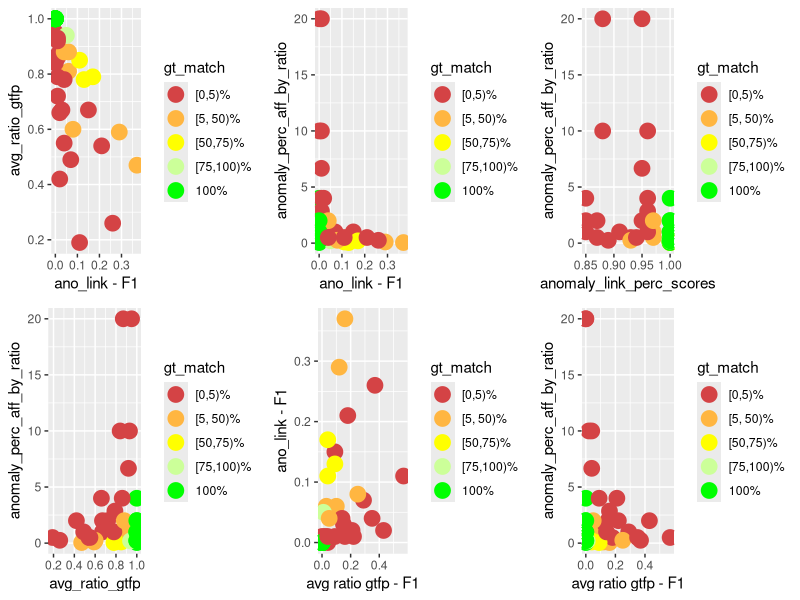
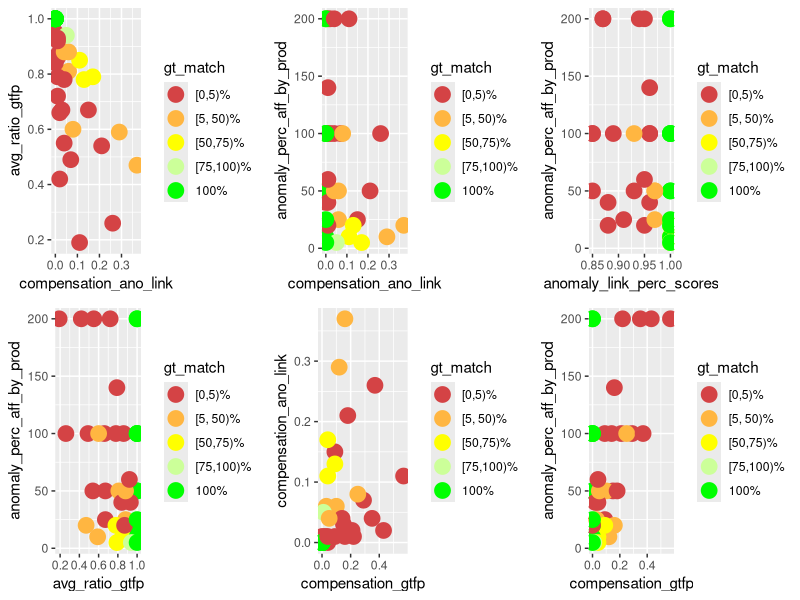
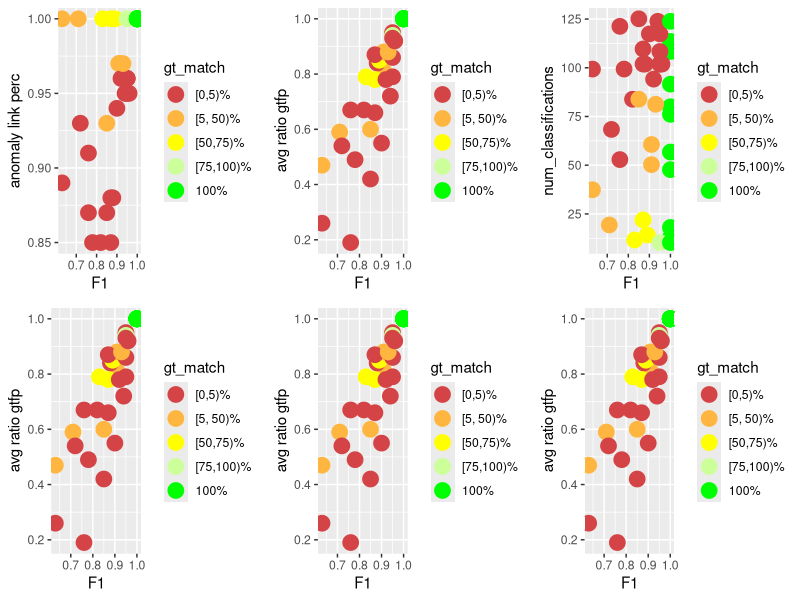
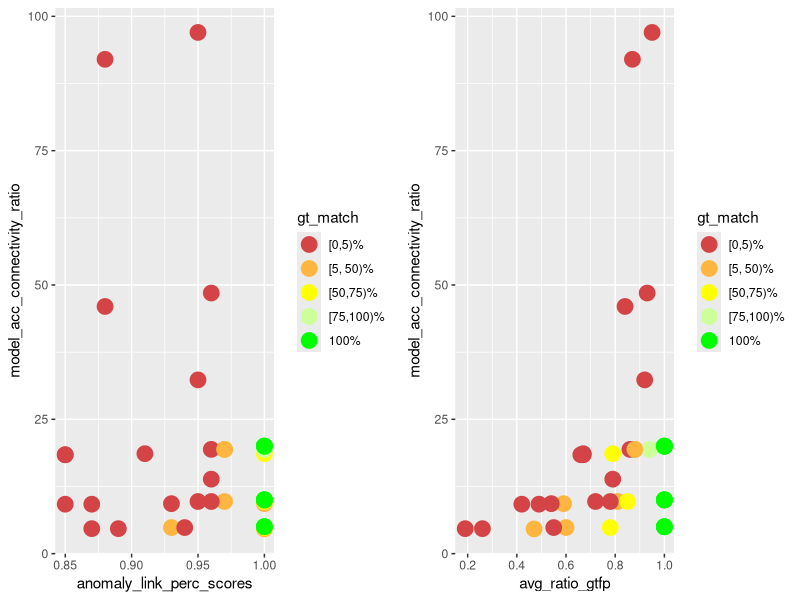
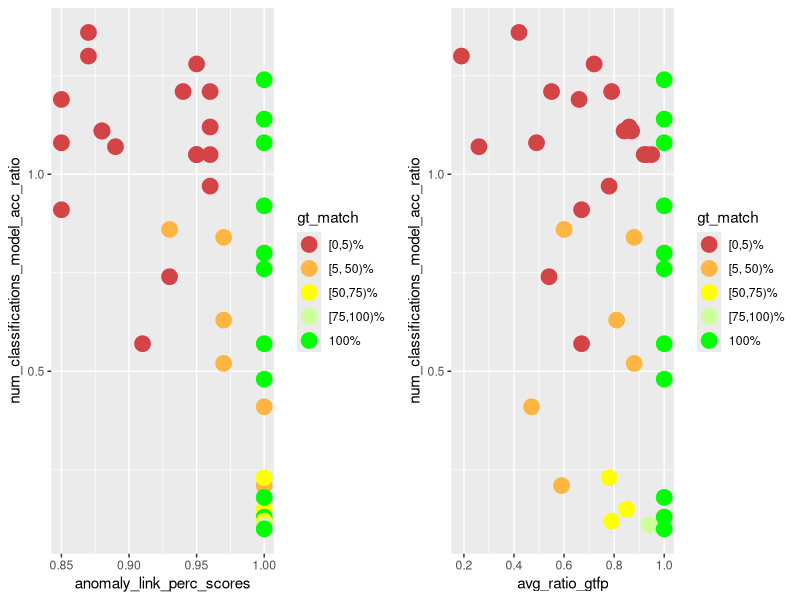
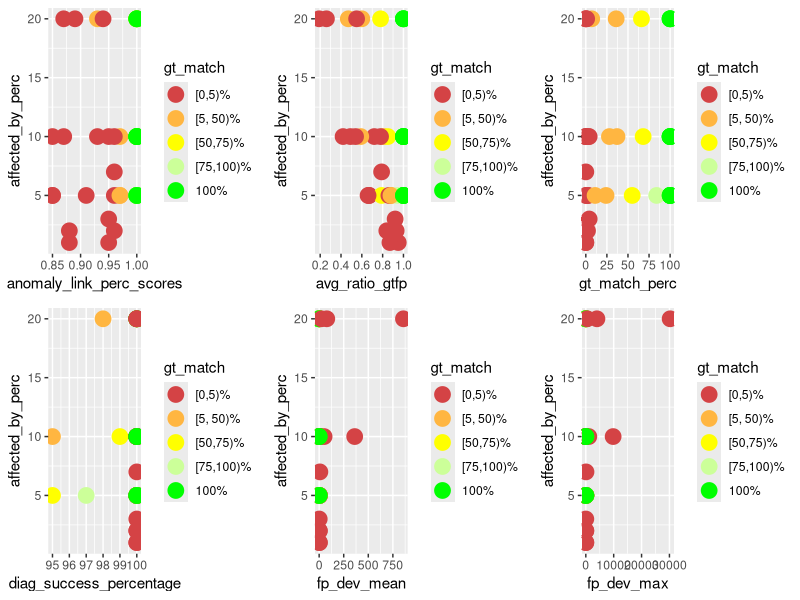
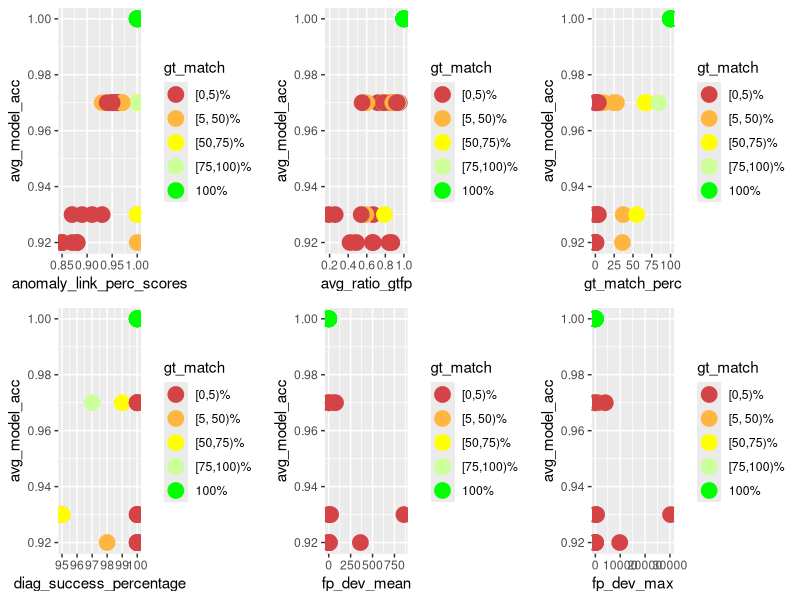
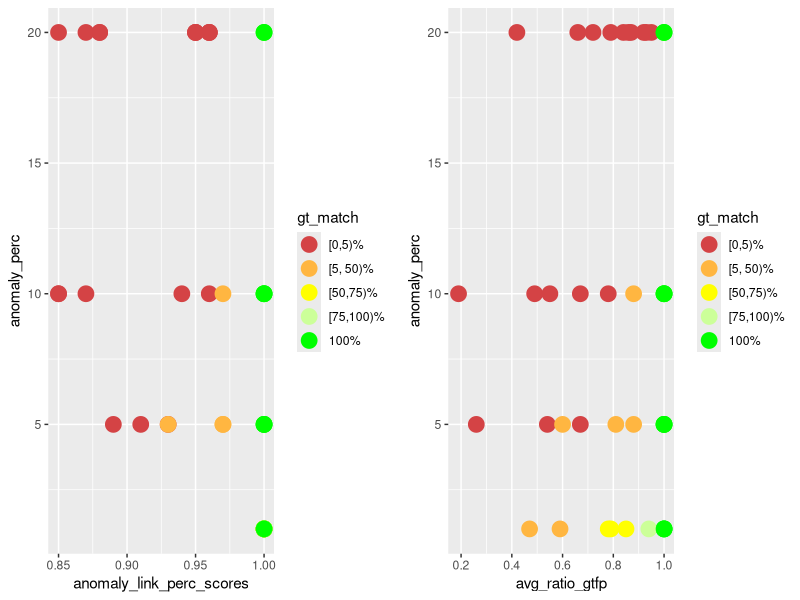

R code for these plots, in order:
library(ggplot2)
library(gridExtra)
library(dplyr)

PT_DEF <- geom_point(size=5)
COLOR_VALS <- c("#d44345", "#ffb641", "#ffff00", "#ccff99", "#00ff00")

gen_multi_plot_six <- function(
        pp1, pp2, pp3, pp4, pp5, pp6,
        y1, y2, y3, y4, y5, y6,
        x1, x2, x3, x4, x5, x6,
        filename
    ) {
    fpp1 <- pp1 + PT_DEF + xlab(x1) + ylab(y1) + scale_color_manual(values = color_mapping)
    fpp2 <- pp2 + PT_DEF + xlab(x2) + ylab(y2) + scale_color_manual(values = color_mapping)
    fpp3 <- pp3 + PT_DEF + xlab(x3) + ylab(y3) + scale_color_manual(values = color_mapping)
    fpp4 <- pp4 + PT_DEF + xlab(x4) + ylab(y4) + scale_color_manual(values = color_mapping)
    fpp5 <- pp5 + PT_DEF + xlab(x5) + ylab(y5) + scale_color_manual(values = color_mapping)
    fpp6 <- pp6 + PT_DEF + xlab(x6) + ylab(y6) + scale_color_manual(values = color_mapping)
    combined_plot <- grid.arrange(fpp1, fpp2, fpp3, fpp4, fpp5, fpp6, ncol = 3)
    ggsave(combined_plot, file = filename, width = 12, height = 6)
}

gen_multi_plot_two <- function(
        pp1, pp2, y1, y2, x1, x2, filename
    ) {
    fpp1 <- pp1 + PT_DEF + xlab(x1) + ylab(y1) + scale_color_manual(values = color_mapping)
    fpp2 <- pp2 + PT_DEF + xlab(x2) + ylab(y2) + scale_color_manual(values = color_mapping)
    combined_plot <- grid.arrange(fpp1, fpp2, ncol = 2)
    ggsave(combined_plot, file = filename, width = 12, height = 6)
}

# actual compensation insights

input <- read.csv(
    file = "meta_analysis.csv", header = TRUE, sep = ",", check.name = FALSE
)

# instead of the percentage value factor(gt_match_perc) for which I'd need 100
# colors, I only want to color / group them into 5 groups
LABELS <- c("[0,5)%", "[5, 50)%", "[50,75)%", "[75,100)%", "100%")
color_mapping <- setNames(COLOR_VALS, LABELS)

input$gt_match <- cut(
    input$gt_match_perc,
    breaks = c(0, 5, 50, 75, 100, Inf),
    labels = LABELS,
    include.lowest = TRUE,
    right = FALSE
)

p1 <- ggplot(
    data = input, aes_string(
        x = "compensation_ano_link",
        y = "avg_ratio_gtfp",
        color = "gt_match",
        group = "gt_match"
    )
)

p2 <- ggplot(
    data = input, aes_string(
        x = "compensation_ano_link",
        y = "anomaly_perc_aff_by_ratio",
        color = "gt_match",
        group = "gt_match"
    )
)

p3 <- ggplot(
    data = input, aes_string(
        x = "anomaly_link_perc_scores",
        y = "anomaly_perc_aff_by_ratio",
        color = "gt_match",
        group = "gt_match"
    )
)

p4 <- ggplot(
    data = input, aes_string(
        x = "avg_ratio_gtfp",
        y = "anomaly_perc_aff_by_ratio",
        color = "gt_match",
        group = "gt_match"
    )
)

p5 <- ggplot(
    data = input, aes_string(
        x = "compensation_gtfp",
        y = "compensation_ano_link",
        color = "gt_match",
        group = "gt_match"
    )
)

p6 <- ggplot(
    data = input, aes_string(
        x = "compensation_gtfp",
        y = "anomaly_perc_aff_by_ratio",
        color = "gt_match",
        group = "gt_match"
    )
)

gen_multi_plot_six(
    p1, p2, p3, p4, p5, p6,
    "avg_ratio_gtfp", # y1
    "anomaly_perc_aff_by_ratio", # y2
    "anomaly_perc_aff_by_ratio", # y3
    "anomaly_perc_aff_by_ratio", # y4
    "ano_link - F1", # y5
    "anomaly_perc_aff_by_ratio", # y6
    "ano_link - F1", # x1
    "ano_link - F1", # x2
    "anomaly_link_perc_scores", # x3
    "avg_ratio_gtfp", # x4
    "avg ratio gtfp - F1", # x5
    "avg ratio gtfp - F1", # x6
    "compensation_analysis.png"
)

# same with prod #############################

p1 <- ggplot(
    data = input, aes_string(
        x = "compensation_ano_link",
        y = "avg_ratio_gtfp",
        color = "gt_match",
        group = "gt_match"
    )
)

p2 <- ggplot(
    data = input, aes_string(
        x = "compensation_ano_link",
        y = "anomaly_perc_aff_by_prod",
        color = "gt_match",
        group = "gt_match"
    )
)

p3 <- ggplot(
    data = input, aes_string(
        x = "anomaly_link_perc_scores",
        y = "anomaly_perc_aff_by_prod",
        color = "gt_match",
        group = "gt_match"
    )
)

p4 <- ggplot(
    data = input, aes_string(
        x = "avg_ratio_gtfp",
        y = "anomaly_perc_aff_by_prod",
        color = "gt_match",
        group = "gt_match"
    )
)

p5 <- ggplot(
    data = input, aes_string(
        x = "compensation_gtfp",
        y = "compensation_ano_link",
        color = "gt_match",
        group = "gt_match"
    )
)

p6 <- ggplot(
    data = input, aes_string(
        x = "compensation_gtfp",
        y = "anomaly_perc_aff_by_prod",
        color = "gt_match",
        group = "gt_match"
    )
)

gen_multi_plot_six(
    p1, p2, p3, p4, p5, p6,
    "avg_ratio_gtfp",
    "anomaly_perc_aff_by_prod",
    "anomaly_perc_aff_by_prod",
    "anomaly_perc_aff_by_prod",
    "compensation_ano_link",
    "anomaly_perc_aff_by_prod",
    "compensation_ano_link",
    "compensation_ano_link",
    "anomaly_link_perc_scores",
    "avg_ratio_gtfp",
    "compensation_gtfp",
    "compensation_gtfp",
    "compensation_analysis_prod.png"
)

##############################################

p1 <- ggplot(
    data = input, aes_string(
        x = "f1_scores",
        y = "anomaly_link_perc_scores",
        color = "gt_match",
        group = "gt_match"
    )
)

p2 <- ggplot(
    data = input, aes_string(
        x = "f1_scores",
        y = "avg_ratio_gtfp",
        color = "gt_match",
        group = "gt_match"
    )
)

p3 <- ggplot(
    data = input, aes_string(
        x = "f1_scores",
        y = "num_classifications",
        color = "gt_match",
        group = "gt_match"
    )
)

p4 <- ggplot(
    data = input, aes_string(
        x = "f1_scores",
        y = "avg_ratio_gtfp",
        color = "gt_match",
        group = "gt_match"
    )
)

p5 <- ggplot(
    data = input, aes_string(
        x = "f1_scores",
        y = "avg_ratio_gtfp",
        color = "gt_match",
        group = "gt_match"
    )
)

p6 <- ggplot(
    data = input, aes_string(
        x = "f1_scores",
        y = "avg_ratio_gtfp",
        color = "gt_match",
        group = "gt_match"
    )
)

gen_multi_plot_six(
    p1, p2, p3, p4, p5, p6,
    "anomaly link perc", # y1
    "avg ratio gtfp", # y2
    "num_classifications", # y3
    "avg ratio gtfp", # y4
    "avg ratio gtfp", # y5
    "avg ratio gtfp", # y6
    "F1", # x1
    "F1", # x2
    "F1", # x3
    "F1", # x4
    "F1", # x5
    "F1", # x6
    "f1_end_res_corr.png"
)

# model acc - connectivity - performance

p1 <- ggplot(
    data = input, aes_string(
        x = "anomaly_link_perc_scores",
        y = "model_acc_connectivity_ratio",
        color = "gt_match",
        group = "gt_match"
    )
)

p2 <- ggplot(
    data = input, aes_string(
        x = "avg_ratio_gtfp",
        y = "model_acc_connectivity_ratio",
        color = "gt_match",
        group = "gt_match"
    )
)

gen_multi_plot_two(
    p1, p2,
    "model_acc_connectivity_ratio",
    "model_acc_connectivity_ratio",
    "anomaly_link_perc_scores",
    "avg_ratio_gtfp",
    "modelacc_connectivity_performance.png"
)

# how many classifications and how acc models

p1 <- ggplot(
    data = input, aes_string(
        x = "anomaly_link_perc_scores",
        y = "num_classifications_model_acc_ratio",
        color = "gt_match",
        group = "gt_match"
    )
)

p2 <- ggplot(
    data = input, aes_string(
        x = "avg_ratio_gtfp",
        y = "num_classifications_model_acc_ratio",
        color = "gt_match",
        group = "gt_match"
    )
)

gen_multi_plot_two(
    p1, p2,
    "num_classifications_model_acc_ratio",
    "num_classifications_model_acc_ratio",
    "anomaly_link_perc_scores",
    "avg_ratio_gtfp",
    "num_classifications_model_acc.png"
)

# affected_by against perf

p1 <- ggplot(
    data = input, aes_string(
        x = "anomaly_link_perc_scores",
        y = "affected_by_perc",
        color = "gt_match",
        group = "gt_match"
    )
)

p2 <- ggplot(
    data = input, aes_string(
        x = "avg_ratio_gtfp",
        y = "affected_by_perc",
        color = "gt_match",
        group = "gt_match"
    )
)

p3 <- ggplot(
    data = input, aes_string(
        x = "gt_match_perc",
        y = "affected_by_perc",
        color = "gt_match",
        group = "gt_match"
    )
)

p4 <- ggplot(
    data = input, aes_string(
        x = "diag_success_percentage",
        y = "affected_by_perc",
        color = "gt_match",
        group = "gt_match"
    )
)

p5 <- ggplot(
    data = input, aes_string(
        x = "fp_dev_mean",
        y = "affected_by_perc",
        color = "gt_match",
        group = "gt_match"
    )
)

p6 <- ggplot(
    data = input, aes_string(
        x = "fp_dev_max",
        y = "affected_by_perc",
        color = "gt_match",
        group = "gt_match"
    )
)

gen_multi_plot_six(
    p1, p2, p3, p4, p5, p6,
    "affected_by_perc", # y1
    "affected_by_perc", # y2
    "affected_by_perc", # y3
    "affected_by_perc", # y4
    "affected_by_perc", # y5
    "affected_by_perc", # y6
    "anomaly_link_perc_scores", # x1
    "avg_ratio_gtfp", # x2
    "gt_match_perc", # x3
    "diag_success_percentage", # x4
    "fp_dev_mean", # x5
    "fp_dev_max", # x6
    "aff_by_perf.png"
)

# model_acc against perf

p1 <- ggplot(
    data = input, aes_string(
        x = "anomaly_link_perc_scores",
        y = "avg_model_acc",
        color = "gt_match",
        group = "gt_match"
    )
)

p2 <- ggplot(
    data = input, aes_string(
        x = "avg_ratio_gtfp",
        y = "avg_model_acc",
        color = "gt_match",
        group = "gt_match"
    )
)

p3 <- ggplot(
    data = input, aes_string(
        x = "gt_match_perc",
        y = "avg_model_acc",
        color = "gt_match",
        group = "gt_match"
    )
)

p4 <- ggplot(
    data = input, aes_string(
        x = "diag_success_percentage",
        y = "avg_model_acc",
        color = "gt_match",
        group = "gt_match"
    )
)

p5 <- ggplot(
    data = input, aes_string(
        x = "fp_dev_mean",
        y = "avg_model_acc",
        color = "gt_match",
        group = "gt_match"
    )
)

p6 <- ggplot(
    data = input, aes_string(
        x = "fp_dev_max",
        y = "avg_model_acc",
        color = "gt_match",
        group = "gt_match"
    )
)

gen_multi_plot_six(
    p1, p2, p3, p4, p5, p6,
    "avg_model_acc", # y1
    "avg_model_acc", # y2
    "avg_model_acc", # y3
    "avg_model_acc", # y4
    "avg_model_acc", # y5
    "avg_model_acc", # y6
    "anomaly_link_perc_scores", # x1
    "avg_ratio_gtfp", # x2
    "gt_match_perc", # x3
    "diag_success_percentage", # x4
    "fp_dev_mean", # x5
    "fp_dev_max", # x6
    "model_acc_perf.png"
)

# anomaly_perc against perf

p1 <- ggplot(
    data = input, aes_string(
        x = "anomaly_link_perc_scores",
        y = "anomaly_perc",
        color = "gt_match",
        group = "gt_match"
    )
)

p2 <- ggplot(
    data = input, aes_string(
        x = "avg_ratio_gtfp",
        y = "anomaly_perc",
        color = "gt_match",
        group = "gt_match"
    )
)

gen_multi_plot_two(
    p1, p2,
    "anomaly_perc",
    "anomaly_perc",
    "anomaly_link_perc_scores",
    "avg_ratio_gtfp",
    "anomaly_perc_perf.png"
)

# anomaly_perc - model acc ratio against perf

p1 <- ggplot(
    data = input, aes_string(
        x = "anomaly_link_perc_scores",
        y = "anomaly_perc_model_acc_ratio",
        color = "gt_match",
        group = "gt_match"
    )
)

p2 <- ggplot(
    data = input, aes_string(
        x = "avg_ratio_gtfp",
        y = "anomaly_perc_model_acc_ratio",
        color = "gt_match",
        group = "gt_match"
    )
)

gen_multi_plot_two(
    p1, p2,
    "anomaly_perc_model_acc_ratio",
    "anomaly_perc_model_acc_ratio",
    "anomaly_link_perc_scores",
    "avg_ratio_gtfp",
    "anomaly_perc_model_acc_ratio_perf.png"
)

# num classifications against perf

p1 <- ggplot(
    data = input, aes_string(
        x = "anomaly_link_perc_scores",
        y = "num_classifications",
        color = "gt_match",
        group = "gt_match"
    )
)

p2 <- ggplot(
    data = input, aes_string(
        x = "avg_ratio_gtfp",
        y = "num_classifications",
        color = "gt_match",
        group = "gt_match"
    )
)

gen_multi_plot_two(
    p1, p2,
    "num_classifications",
    "num_classifications",
    "anomaly_link_perc_scores",
    "avg_ratio_gtfp",
    "num_classifications_perf.png"
)

# num classifications - model acc -- filtered based on avg_ratio_gtfp

p1 <- ggplot(
    data = input, aes_string(
        x = "num_classifications",
        y = "avg_model_acc",
        color = "gt_match",
        group = "gt_match"
    )
)

filtered_data <- subset(input, avg_ratio_gtfp >= 0.7)

p2 <- ggplot(
    data = filtered_data,
    aes_string(
        x = "num_classifications",
        y = "avg_model_acc",
        color = "gt_match",
        group = "gt_match"
    )
)

filtered_data <- subset(input, avg_ratio_gtfp >= 0.75)

p3 <- ggplot(
    data = filtered_data,
    aes_string(
        x = "num_classifications",
        y = "avg_model_acc",
        color = "gt_match",
        group = "gt_match"
    )
)

filtered_data <- subset(input, avg_ratio_gtfp >= 0.8)

p4 <- ggplot(
    data = filtered_data,
    aes_string(
        x = "num_classifications",
        y = "avg_model_acc",
        color = "gt_match",
        group = "gt_match"
    )
)

filtered_data <- subset(input, avg_ratio_gtfp >= 0.9)

p5 <- ggplot(
    data = filtered_data,
    aes_string(
        x = "num_classifications",
        y = "avg_model_acc",
        color = "gt_match",
        group = "gt_match"
    )
)

filtered_data <- input %>%
  group_by(avg_model_acc) %>%
  filter(avg_ratio_gtfp == max(avg_ratio_gtfp))

p6 <- ggplot(
    data = filtered_data,
    aes_string(
        x = "num_classifications",
        y = "avg_model_acc",
        color = "gt_match",
        group = "gt_match"
    )
)

gen_multi_plot_six(
    p1, p2, p3, p4, p5, p6,
    "avg_model_acc", #y1
    "avg_model_acc", #y2
    "avg_model_acc", #y3
    "avg_model_acc", #y4
    "avg_model_acc", #y5
    "avg_model_acc", #y6
    "classifications", #x1
    "classifications (filt. based on avg_ratio_gtfp 70%)", #x2
    "classifications (filt. based on avg_ratio_gtfp 75%)", #x3
    "classifications (filt. based on avg_ratio_gtfp 80%)", #x4
    "classifications (filt. based on avg_ratio_gtfp 90%)", #x5
    "classifications (filt. based on max avg_ratio_gtfp)", #x6
    "model_acc_classifications.png"
)

# num classifications - model acc -- filtered based on anomaly_link_perc_scores

p1 <- ggplot(
    data = input, aes_string(
        x = "num_classifications",
        y = "avg_model_acc",
        color = "gt_match",
        group = "gt_match"
    )
)

filtered_data <- subset(input, anomaly_link_perc_scores >= 0.7)

p2 <- ggplot(
    data = filtered_data,
    aes_string(
        x = "num_classifications",
        y = "avg_model_acc",
        color = "gt_match",
        group = "gt_match"
    )
)

filtered_data <- subset(input, anomaly_link_perc_scores >= 0.75)

p3 <- ggplot(
    data = filtered_data,
    aes_string(
        x = "num_classifications",
        y = "avg_model_acc",
        color = "gt_match",
        group = "gt_match"
    )
)

filtered_data <- subset(input, anomaly_link_perc_scores >= 0.8)

p4 <- ggplot(
    data = filtered_data,
    aes_string(
        x = "num_classifications",
        y = "avg_model_acc",
        color = "gt_match",
        group = "gt_match"
    )
)

filtered_data <- subset(input, anomaly_link_perc_scores >= 0.9)

p5 <- ggplot(
    data = filtered_data,
    aes_string(
        x = "num_classifications",
        y = "avg_model_acc",
        color = "gt_match",
        group = "gt_match"
    )
)

filtered_data <- input %>%
  group_by(avg_model_acc) %>%
  filter(anomaly_link_perc_scores == max(anomaly_link_perc_scores))

p6 <- ggplot(
    data = filtered_data,
    aes_string(
        x = "num_classifications",
        y = "avg_model_acc",
        color = "gt_match",
        group = "gt_match"
    )
)

gen_multi_plot_six(
    p1, p2, p3, p4, p5, p6,
    "avg_model_acc", #y1
    "avg_model_acc", #y2
    "avg_model_acc", #y3
    "avg_model_acc", #y4
    "avg_model_acc", #y5
    "avg_model_acc", #y6
    "classifications", #x1
    "classifications (filt. based on ano_link_perc 70%)", #x2
    "classifications (filt. based on ano_link_perc 75%)", #x3
    "classifications (filt. based on ano_link_perc 80%)", #x4
    "classifications (filt. based on ano_link_perc 90%)", #x5
    "classifications (filt. based on max ano_link_perc)", #x6
    "model_acc_classifications_ano_link.png"
)

# num classifications - model acc -- filtered based on gt_match_perc

p1 <- ggplot(
    data = input, aes_string(
        x = "num_classifications",
        y = "avg_model_acc",
        color = "gt_match",
        group = "gt_match"
    )
)

filtered_data <- subset(input, gt_match_perc >= 70)

p2 <- ggplot(
    data = filtered_data,
    aes_string(
        x = "num_classifications",
        y = "avg_model_acc",
        color = "gt_match",
        group = "gt_match"
    )
)

filtered_data <- subset(input, gt_match_perc >= 75)

p3 <- ggplot(
    data = filtered_data,
    aes_string(
        x = "num_classifications",
        y = "avg_model_acc",
        color = "gt_match",
        group = "gt_match"
    )
)

filtered_data <- subset(input, gt_match_perc >= 80)

p4 <- ggplot(
    data = filtered_data,
    aes_string(
        x = "num_classifications",
        y = "avg_model_acc",
        color = "gt_match",
        group = "gt_match"
    )
)

filtered_data <- subset(input, gt_match_perc >= 90)

p5 <- ggplot(
    data = filtered_data,
    aes_string(
        x = "num_classifications",
        y = "avg_model_acc",
        color = "gt_match",
        group = "gt_match"
    )
)

filtered_data <- input %>%
  group_by(avg_model_acc) %>%
  filter(gt_match_perc == max(gt_match_perc))

p6 <- ggplot(
    data = filtered_data,
    aes_string(
        x = "num_classifications",
        y = "avg_model_acc",
        color = "gt_match",
        group = "gt_match"
    )
)

gen_multi_plot_six(
    p1, p2, p3, p4, p5, p6,
    "avg_model_acc", #y1
    "avg_model_acc", #y2
    "avg_model_acc", #y3
    "avg_model_acc", #y4
    "avg_model_acc", #y5
    "avg_model_acc", #y6
    "classifications", #x1
    "classifications (filt. based on gt_match_perc 70%)", #x2
    "classifications (filt. based on gt_match_perc 75%)", #x3
    "classifications (filt. based on gt_match_perc 80%)", #x4
    "classifications (filt. based on gt_match_perc 90%)", #x5
    "classifications (filt. based on max gt_match_perc)", #x6
    "model_acc_classifications_gt_match_perc.png"
)

# correlation affected-by and fault path len / num fault paths

p1 <- ggplot(
    data = input, aes_string(
        x = "avg_num_fault_paths",
        y = "affected_by_perc",
        color = "gt_match",
        group = "gt_match"
    )
)

p2 <- ggplot(
    data = input, aes_string(
        x = "avg_fault_path_len",
        y = "avg_num_fault_paths",
        color = "gt_match",
        group = "gt_match"
    )
)

p3 <- ggplot(
    data = input, aes_string(
        x = "avg_num_fault_paths",
        y = "anomaly_perc",
        color = "gt_match",
        group = "gt_match"
    )
)

p4 <- ggplot(
    data = input, aes_string(
        x = "avg_fault_path_len",
        y = "anomaly_perc",
        color = "gt_match",
        group = "gt_match"
    )
)

p5 <- ggplot(
    data = input, aes_string(
        x = "avg_num_fault_paths",
        y = "anomaly_perc_aff_by_prod",
        color = "gt_match",
        group = "gt_match"
    )
)

p6 <- ggplot(
    data = input, aes_string(
        x = "avg_fault_path_len",
        y = "anomaly_perc_aff_by_prod",
        color = "gt_match",
        group = "gt_match"
    )
)

gen_multi_plot_six(
    p1, p2, p3, p4, p5, p6,
    "affected_by_perc", # y1
    "avg_num_fault_paths", # y2
    "anomaly_perc", # y3
    "anomaly_perc", # y4
    "anomaly_perc_aff_by_prod", # y5
    "anomaly_perc_aff_by_prod", # y6
    "avg_num_fault_paths", # x1
    "avg_fault_path_len", # x2
    "avg_num_fault_paths", # x3
    "avg_fault_path_len", # x4
    "avg_num_fault_paths", # x5
    "avg_fault_path_len", # x6
    "correlation_anomaly_perc_aff_by_prod_fault_paths.png"
)

# correlation (median + mean) runtime and fault path len / num fault paths

p1 <- ggplot(
    data = input, aes_string(
        x = "avg_num_fault_paths",
        y = "`avg_runtime (s)`",
        color = "gt_match",
        group = "gt_match"
    )
)

p2 <- ggplot(
    data = input, aes_string(
        x = "avg_fault_path_len",
        y = "`avg_runtime (s)`",
        color = "gt_match",
        group = "gt_match"
    )
)

p3 <- ggplot(
    data = input, aes_string(
        x = "avg_num_fault_paths",
        y = "`median_runtime (s)`",
        color = "gt_match",
        group = "gt_match"
    )
)

p4 <- ggplot(
    data = input, aes_string(
        x = "avg_fault_path_len",
        y = "`median_runtime (s)`",
        color = "gt_match",
        group = "gt_match"
    )
)

p5 <- ggplot(
    data = input, aes_string(
        x = "median_fault_path_len",
        y = "`median_runtime (s)`",
        color = "gt_match",
        group = "gt_match"
    )
)

p6 <- ggplot(
    data = input, aes_string(
        x = "median_num_fault_paths",
        y = "`median_runtime (s)`",
        color = "gt_match",
        group = "gt_match"
    )
)

gen_multi_plot_six(
    p1, p2, p3, p4, p5, p6,
    "`avg_runtime (s)`", # y1
    "`avg_runtime (s)`", # y2
    "`median_runtime (s)`", # y3
    "`median_runtime (s)`", # y4
    "`median_runtime (s)`", # y5
    "`median_runtime (s)`", # y6
    "avg_num_fault_paths", # x1
    "avg_fault_path_len", # x2
    "avg_num_fault_paths", # x3
    "avg_fault_path_len", # x4
    "median_fault_path_len", # x5
    "median_num_fault_paths", # x6
    "correlation_runtime_fault_paths.png"
)

# correlation (median + mean + max) runtime and sum of (mean + max) fp + fp dev

p1 <- ggplot(
    data = input, aes_string(
        x = "sum_of_avg_fault_paths_and_dev",
        y = "`avg_runtime (s)`",
        color = "gt_match",
        group = "gt_match"
    )
)

p2 <- ggplot(
    data = input, aes_string(
        x = "sum_of_max_fault_paths_and_dev",
        y = "`max_runtime (s)`",
        color = "gt_match",
        group = "gt_match"
    )
)

p3 <- ggplot(
    data = input, aes_string(
        x = "sum_of_avg_fault_paths_and_dev",
        y = "`median_runtime (s)`",
        color = "gt_match",
        group = "gt_match"
    )
)

p4 <- ggplot(
    data = input, aes_string(
        x = "sum_of_avg_fault_paths_and_dev",
        y = "`max_runtime (s)`",
        color = "gt_match",
        group = "gt_match"
    )
)

p5 <- ggplot(
    data = input, aes_string(
        x = "sum_of_max_fault_paths_and_dev",
        y = "`avg_runtime (s)`",
        color = "gt_match",
        group = "gt_match"
    )
)

p6 <- ggplot(
    data = input, aes_string(
        x = "sum_of_max_fault_paths_and_dev",
        y = "`median_runtime (s)`",
        color = "gt_match",
        group = "gt_match"
    )
)

gen_multi_plot_six(
    p1, p2, p3, p4, p5, p6,
    "`avg_runtime (s)`", # y1
    "`max_runtime (s)`", # y2
    "`median_runtime (s)`", # y3
    "`max_runtime (s)`", # y4
    "`avg_runtime (s)`", # y5
    "`median_runtime (s)`", # y6
    "sum_of_avg_fault_paths_and_dev", # x1
    "sum_of_max_fault_paths_and_dev", # x2
    "sum_of_avg_fault_paths_and_dev", # x3
    "sum_of_avg_fault_paths_and_dev", # x4
    "sum_of_max_fault_paths_and_dev", # x5
    "sum_of_max_fault_paths_and_dev", # x6
    "correlation_runtime_fault_paths_sum.png"
)

# correlation alpha, beta, gamma vs. FPs

p1 <- ggplot(
    data = input, aes_string(
        x = "avg_fp",
        y = "anomaly_perc",
        color = "gt_match",
        group = "gt_match"
    )
)

p2 <- ggplot(
    data = input, aes_string(
        x = "avg_fp",
        y = "affected_by_perc",
        color = "gt_match",
        group = "gt_match"
    )
)

p3 <- ggplot(
    data = input, aes_string(
        x = "avg_fp",
        y = "avg_model_acc",
        color = "gt_match",
        group = "gt_match"
    )
)

p4 <- ggplot(
    data = input, aes_string(
        x = "avg_fp",
        y = "anomaly_perc_aff_by_model_acc_aggregation",
        color = "gt_match",
        group = "gt_match"
    )
)

filtered_data <- subset(input, avg_model_acc < 1)

p5 <- ggplot(
    data = filtered_data, aes_string(
        x = "avg_fp",
        y = "anomaly_perc_aff_by_model_acc_aggregation",
        color = "gt_match",
        group = "gt_match"
    )
)

p6 <- ggplot(
    data = input, aes_string(
        x = "avg_fp",
        y = "num_classifications_model_acc_ratio",
        color = "gt_match",
        group = "gt_match"
    )
)

gen_multi_plot_six(
    p1, p2, p3, p4, p5, p6,
    "anomaly_perc", # y1
    "affected_by_perc", # y2
    "avg_model_acc", # y3
    "anomaly_perc_aff_by_model_acc_aggregation", # y4
    "anomaly_perc_aff_by_model_acc_aggregation", # y5
    "num_classifications_model_acc_ratio", # y6
    "avg_fp", # x1
    "avg_fp", # x2
    "avg_fp", # x3
    "avg_fp", # x4
    "avg_fp (filtered out 100% acc models)", # x5
    "avg_fp", # x6
    "anomaly_perc_aff_by_model_acc_aggregation.png"
)

# correlation alpha, beta, gamma vs. FNs

p1 <- ggplot(
    data = input, aes_string(
        x = "avg_fn",
        y = "anomaly_perc",
        color = "gt_match",
        group = "gt_match"
    )
)

p2 <- ggplot(
    data = input, aes_string(
        x = "avg_fn",
        y = "affected_by_perc",
        color = "gt_match",
        group = "gt_match"
    )
)

p3 <- ggplot(
    data = input, aes_string(
        x = "avg_fn",
        y = "avg_model_acc",
        color = "gt_match",
        group = "gt_match"
    )
)

p4 <- ggplot(
    data = input, aes_string(
        x = "avg_fn",
        y = "anomaly_perc_model_acc_aggregation",
        color = "gt_match",
        group = "gt_match"
    )
)

filtered_data <- subset(input, avg_model_acc < 1)

p5 <- ggplot(
    data = filtered_data, aes_string(
        x = "avg_fn",
        y = "anomaly_perc_model_acc_aggregation",
        color = "gt_match",
        group = "gt_match"
    )
)

p6 <- ggplot(
    data = input, aes_string(
        x = "avg_fn",
        y = "num_classifications_model_acc_ratio",
        color = "gt_match",
        group = "gt_match"
    )
)

gen_multi_plot_six(
    p1, p2, p3, p4, p5, p6,
    "anomaly_perc", # y1
    "affected_by_perc", # y2
    "avg_model_acc", # y3
    "anomaly_perc_model_acc_aggregation", # y4
    "anomaly_perc_model_acc_aggregation", # y5
    "num_classifications_model_acc_ratio", # y6
    "avg_fn", # x1
    "avg_fn", # x2
    "avg_fn", # x3
    "avg_fn", # x4
    "avg_fn (filtered out 100% acc models)", # x5
    "avg_fn", # x6
    "anomaly_perc_aff_by_model_acc_aggregation_fn.png"
)

# correlation missed anomalies vs. performance

p1 <- ggplot(
    data = input, aes_string(
        x = "all_missed_anomalies",
        y = "anomaly_link_perc_scores",
        color = "gt_match",
        group = "gt_match"
    )
)

p2 <- ggplot(
    data = input, aes_string(
        x = "missed_anomalies_unclassified",
        y = "anomaly_link_perc_scores",
        color = "gt_match",
        group = "gt_match"
    )
)

p3 <- ggplot(
    data = input, aes_string(
        x = "miss_due_to_class_iss",
        y = "anomaly_link_perc_scores",
        color = "gt_match",
        group = "gt_match"
    )
)

p4 <- ggplot(
    data = input, aes_string(
        x = "all_missed_anomalies",
        y = "avg_ratio_gtfp",
        color = "gt_match",
        group = "gt_match"
    )
)

p5 <- ggplot(
    data = input, aes_string(
        x = "missed_anomalies_unclassified",
        y = "avg_ratio_gtfp",
        color = "gt_match",
        group = "gt_match"
    )
)

p6 <- ggplot(
    data = input, aes_string(
        x = "miss_due_to_class_iss",
        y = "avg_ratio_gtfp",
        color = "gt_match",
        group = "gt_match"
    )
)

gen_multi_plot_six(
    p1, p2, p3, p4, p5, p6,
    "anomaly_link_perc_scores", # y1
    "anomaly_link_perc_scores", # y2
    "anomaly_link_perc_scores", # y3
    "avg_ratio_gtfp", # y4
    "avg_ratio_gtfp", # y5
    "avg_ratio_gtfp", # y6
    "all_missed_anomalies", # x1
    "missed_anomalies_unclassified", # x2
    "miss_due_to_class_iss", # x3
    "all_missed_anomalies", # x4
    "missed_anomalies_unclassified", # x5
    "miss_due_to_class_iss", # x6
    "correlation_missed_anomalies_perf.png"
)
